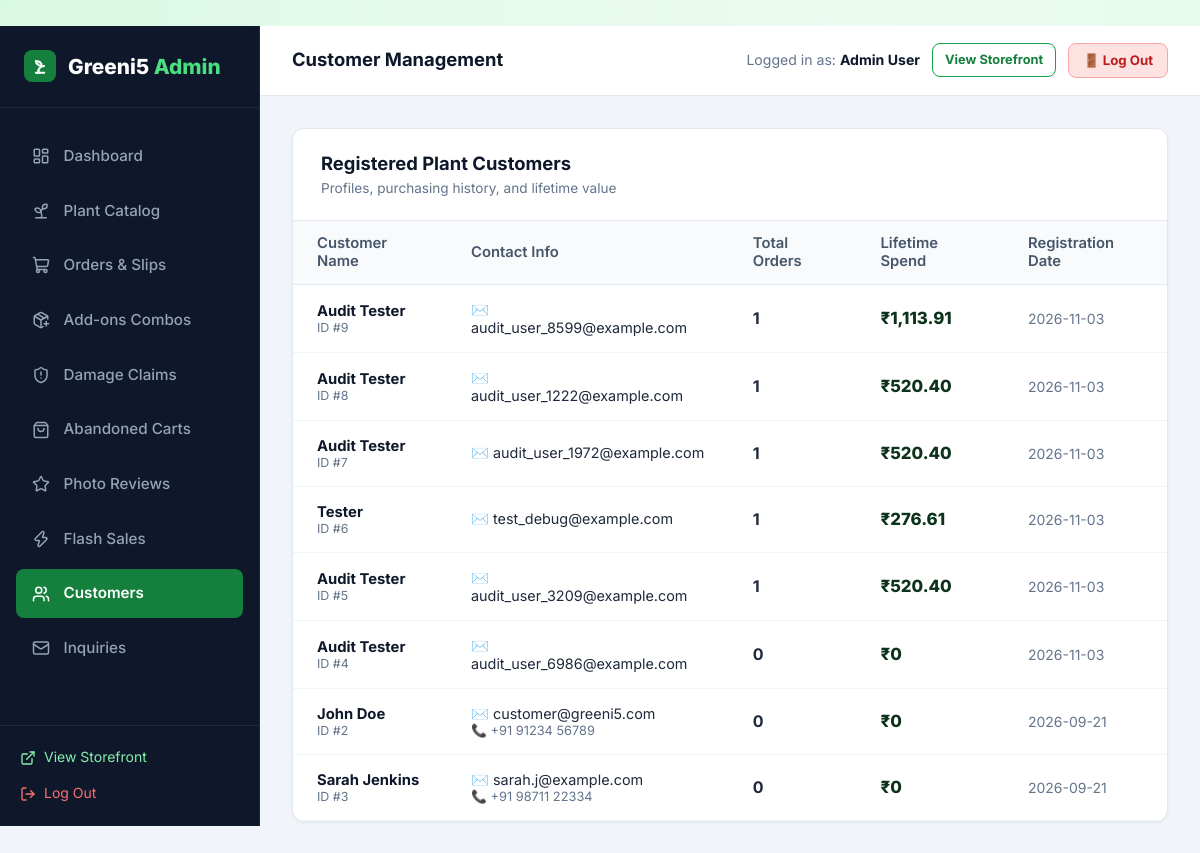
The app's page /admin/customers (signed in), older data.
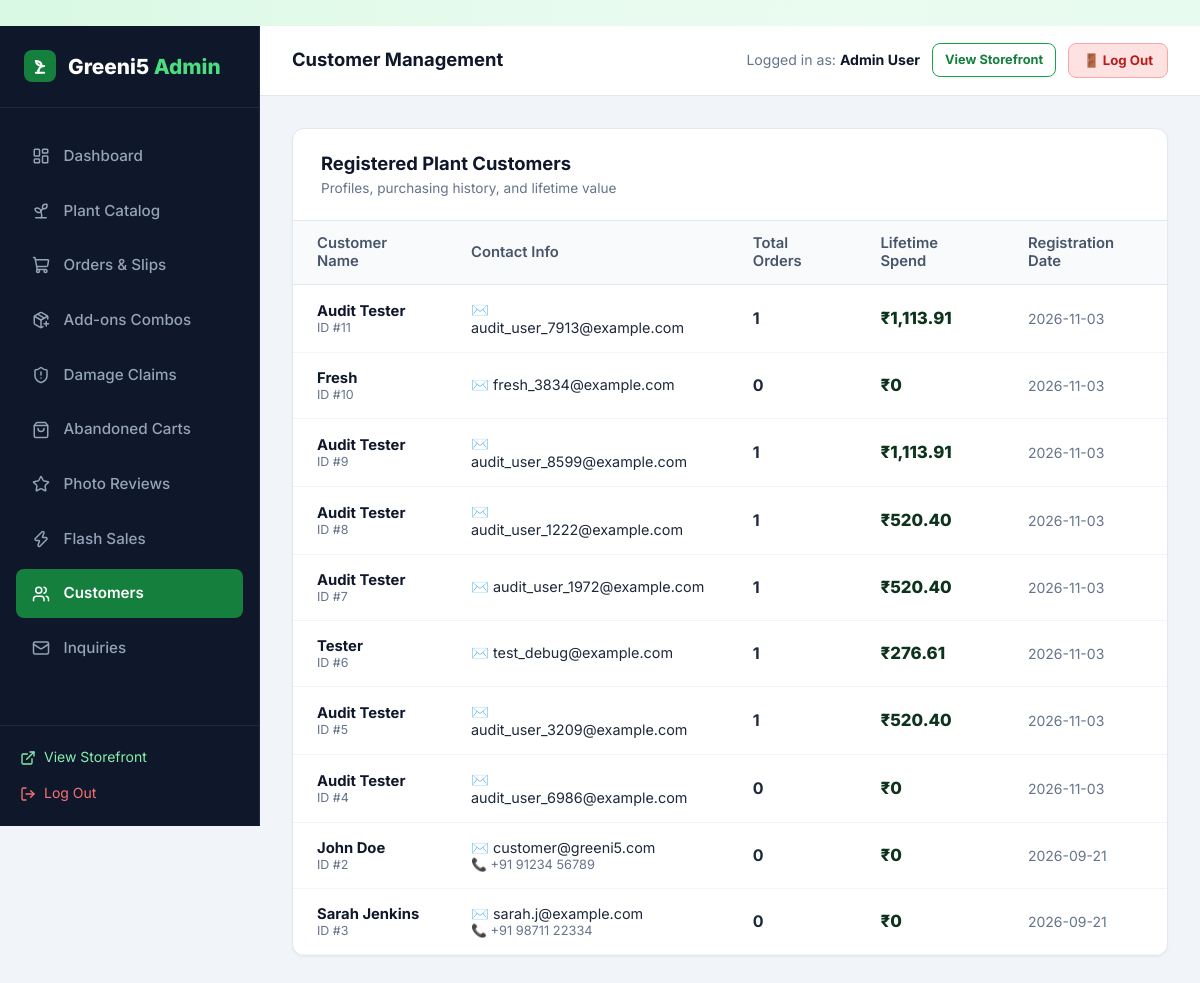
The same page, newer data.
### tables this page shows
CREATE TABLE users (
    id INTEGER PRIMARY KEY AUTOINCREMENT,
    name TEXT NOT NULL,
    email TEXT UNIQUE NOT NULL,
    password_hash TEXT NOT NULL,
    role TEXT NOT NULL DEFAULT 'customer',
    phone TEXT,
    created_at TIMESTAMP DEFAULT CURRENT_TIMESTAMP
);

### app.py (the view)
@app.route('/admin/customers')
@admin_required
def admin_customers():
    customers = query_db('''
        SELECT u.*,
               COUNT(o.id) as total_orders,
               COALESCE(SUM(o.total_amount), 0.0) as total_spent
        FROM users u
        LEFT JOIN orders o ON u.id = o.user_id AND o.order_status != "Rejected"
        WHERE u.role = "customer"
        GROUP BY u.id
        ORDER BY u.created_at DESC
    ''')
    return render_template('admin/customers.html', customers=customers)

### app.py (called while the page is built)
@app.after_request
def add_cache_control_headers(response):
    if response.content_type and 'text/html' in response.content_type:
        response.headers['Cache-Control'] = 'no-cache, no-store, must-revalidate, max-age=0'
        response.headers['Pragma'] = 'no-cache'
        response.headers['Expires'] = '0'
    return response

@app.template_filter('currency')
def currency_filter(amount):
    try:
        val = float(amount)
        return f"₹{val:,.2f}".rstrip('0').rstrip('.') if val % 1 == 0 else f"₹{val:,.2f}"
    except (ValueError, TypeError):
        return f"₹{amount}"

def admin_required(f):
    @wraps(f)
    def decorated_function(*args, **kwargs):
        if 'user_id' not in session:
            flash('Admin authentication required.', 'warning')
            return redirect(url_for('login', next=request.full_path.rstrip('?')))
        user = query_db('SELECT role FROM users WHERE id = ?', (session['user_id'],), one=True)
        if not user or user['role'] != 'admin':
            flash('Access denied. Administrator privileges required.', 'danger')
            return redirect(url_for('index'))
        return f(*args, **kwargs)
    return decorated_function

### database.py (called while the page is built)
def get_db():
    db = getattr(g, '_database', None)
    if db is None:
        db = g._database = sqlite3.connect(DATABASE)
        db.row_factory = sqlite3.Row
        db.execute('PRAGMA foreign_keys = ON;')
    return db

def query_db(query, args=(), one=False):
    cur = get_db().execute(query, args)
    rv = cur.fetchall()
    cur.close()
    return (rv[0] if rv else None) if one else rv

### templates/admin/customers.html (shortened to what this page needs)
﻿{% extends "admin/base_admin.html" %}
{% block page_title %}Customer Management{% endblock %}
{% block admin_content %}
<div class="admin-card">
  <div class="admin-card-header">
    <div>
      <h3>Registered Plant Customers</h3>
      <p style="font-size: 0.85rem; color: #64748b;">Profiles, purchasing history, and lifetime value</p>
    </div>
  </div>
  <div class="table-responsive">
    <table class="admin-table">
      <thead>
        <tr>
          <th>Customer Name</th>
          <th>Contact Info</th>
          <th>Total Orders</th>
          <th>Lifetime Spend</th>
          <th>Registration Date</th>
        </tr>
      </thead>
      <tbody>
        {% if customers %}
          {% for cust in customers %}
            <tr>
              <td>
                <div style="font-weight: 700; color: #0f172a;">{{ cust.name }}</div>
                <div style="font-size: 0.78rem; color: #64748b;">ID #{{ cust.id }}</div>
              </td>
              <td>
                <div style="font-size: 0.9rem;">✉️ {{ cust.email }}</div>
                {% if cust.phone %}
                  <div style="font-size: 0.8rem; color: #64748b;">📞 {{ cust.phone }}</div>
                {% endif %}
              </td>
              <td style="font-weight: 700; font-size: 1rem;">
                {{ cust.total_orders }}
              </td>
              <td style="font-weight: 800; font-size: 1.05rem; color: var(--primary-dark);">
                {{ cust.total_spent | currency }}
              </td>
              <td style="color: #64748b; font-size: 0.875rem;">
                {{ cust.created_at.split()[0] if cust.created_at else '2026' }}
              </td>
            </tr>
          {% endfor %}
        {% else %}
          <tr>
            <td colspan="5" style="text-align: center; padding: 3rem; color: #64748b;">
              No registered customers yet.
            </td>
          </tr>
        {% endif %}
      </tbody>
    </table>
  </div>
</div>
{% endblock %}

### templates/admin/base_admin.html (shortened to what this page needs)
<!DOCTYPE html>
<html lang="en">
<head>
  <link rel="stylesheet" href="{{ url_for('static', filename='css/style.css') }}?v={{ asset_version }}">
  <link rel="stylesheet" href="{{ url_for('static', filename='css/admin.css') }}?v={{ asset_version }}">
</head>
<body>
<div class="admin-layout">
  <aside class="admin-sidebar">
    <div class="admin-brand">
      <div class="leaf-icon" style="width: 32px; height: 32px; background: #15803d; border-radius: 8px; display: flex; align-items: center; justify-content: center; color: white;">
        <svg width="20" height="20" viewBox="0 0 24 24" fill="none" stroke="#ffffff" stroke-width="2.4" stroke-linecap="round" stroke-linejoin="round">
          <path d="M7 20h10"/>
          <path d="M10 20c0-4.4 2-8 7-8"/>
          <path d="M14 12c-3.5 0-6.5-2.5-7-6 4 0 7 2 7 6Z" fill="rgba(255,255,255,0.25)"/>
          <path d="M10 20v-3"/>
        </svg>
      </div>
      <div>Greeni5 <span>Admin</span></div>
    </div>
    <ul class="admin-nav">
      <li>
        <a href="{{ url_for('admin_dashboard') }}" class="{{ 'active' if request.endpoint == 'admin_dashboard' else '' }}">
          <i data-lucide="layout-dashboard" style="width: 18px;"></i> Dashboard
        </a>
      </li>
      <li>
        <a href="{{ url_for('admin_plants') }}" class="{{ 'active' if request.endpoint in ['admin_plants', 'admin_plant_add', 'admin_plant_edit'] else '' }}">
          <i data-lucide="sprout" style="width: 18px;"></i> Plant Catalog
        </a>
      </li>
      <li>
        <a href="{{ url_for('admin_orders') }}" class="{{ 'active' if request.endpoint == 'admin_orders' else '' }}">
          <i data-lucide="shopping-cart" style="width: 18px;"></i> Orders & Slips
        </a>
      </li>
      <li>
        <a href="{{ url_for('admin_addons') }}" class="{{ 'active' if request.endpoint == 'admin_addons' else '' }}">
          <i data-lucide="package-plus" style="width: 18px;"></i> Add-ons Combos
        </a>
      </li>
      <li>
        <a href="{{ url_for('admin_replacements') }}" class="{{ 'active' if request.endpoint == 'admin_replacements' else '' }}">
          <i data-lucide="shield-alert" style="width: 18px;"></i> Damage Claims
        </a>
      </li>
      <li>
        <a href="{{ url_for('admin_abandoned_carts') }}" class="{{ 'active' if request.endpoint == 'admin_abandoned_carts' else '' }}">
          <i data-lucide="shopping-bag" style="width: 18px;"></i> Abandoned Carts
        </a>
      </li>
      <li>
        <a href="{{ url_for('admin_reviews') }}" class="{{ 'active' if request.endpoint == 'admin_reviews' else '' }}">
          <i data-lucide="star" style="width: 18px;"></i> Photo Reviews
        </a>
      </li>
      <li>
        <a href="{{ url_for('admin_promotions') }}" class="{{ 'active' if request.endpoint == 'admin_promotions' else '' }}">
          <i data-lucide="zap" style="width: 18px;"></i> Flash Sales
        </a>
      </li>
      <li>
        <a href="{{ url_for('admin_customers') }}" class="{{ 'active' if request.endpoint == 'admin_customers' else '' }}">
          <i data-lucide="users" style="width: 18px;"></i> Customers
        </a>
      </li>
      <li>
        <a href="{{ url_for('admin_messages') }}" class="{{ 'active' if request.endpoint == 'admin_messages' else '' }}">
          <i data-lucide="mail" style="width: 18px;"></i> Inquiries
        </a>
      </li>
    </ul>
    <div class="admin-sidebar-footer">
      <a href="{{ url_for('index') }}" style="display: flex; align-items: center; gap: 0.5rem; color: #86efac; font-size: 0.875rem; margin-bottom: 0.75rem;">
        <i data-lucide="external-link" style="width: 16px;"></i> View Storefront
      </a>
      <a href="{{ url_for('logout') }}" style="display: flex; align-items: center; gap: 0.5rem; color: #f87171; font-size: 0.875rem;">
        <i data-lucide="log-out" style="width: 16px;"></i> Log Out
      </a>
    </div>
  </aside>
  <div class="admin-main">
    <header class="admin-topbar">
      <div style="font-weight: 700; font-size: 1.15rem; color: #0f172a;">
        {% block page_title %}Overview Dashboard{% endblock %}
      </div>
      <div style="display: flex; align-items: center; gap: 0.75rem;">
        <span style="font-size: 0.88rem; color: #64748b;">Logged in as: <strong style="color: #0f172a;">{{ current_user.name }}</strong></span>
        <a href="{{ url_for('index') }}" class="btn btn-outline btn-sm" style="font-size: 0.8rem; padding: 6px 12px; border-radius: 8px;">
          View Storefront
        </a>
        <a href="{{ url_for('logout') }}" class="btn btn-sm" style="background: #fee2e2; color: #b91c1c; border: 1.5px solid #fca5a5; font-size: 0.825rem; padding: 6px 14px; border-radius: 8px; font-weight: 700; text-decoration: none;">
          🚪 Log Out
        </a>
      </div>
    </header>
    <main class="admin-content">
      {% block admin_content %}{% endblock %}
    </main>
  </div>
</div>
</body>
</html>

### static/css/style.css (style rules this page uses)
:root { --primary: #16a34a; --primary-hover: #15803d; --primary-glow: rgba(34, 197, 94, 0.4); --primary-light: rgba(220, 252, 231, 0.7); --primary-border: rgba(187, 247, 208, 0.8); --accent: #f59e0b; --text-main: #0e331c; --text-muted: #3d5e49; --text-light: #73947f; --glass-bg: rgba(255, 255, 255, 0.75); --glass-bg-hover: rgba(255, 255, 255, 0.9); --glass-bg-subtle: rgba(240, 253, 244, 0.65); --glass-border: rgba(255, 255, 255, 0.85); --glass-border-green: rgba(134, 239, 172, 0.5); --glass-shadow: 0 10px 30px 0 rgba(22, 101, 52, 0.07), inset 0 1px 1px 0 rgba(255, 255, 255, 0.9); --glass-shadow-hover: 0 18px 40px 0 rgba(22, 163, 74, 0.16), inset 0 1px 2px 0 rgba(255, 255, 255, 1); --glass-blur: blur(16px); --radius-sm: 10px; --radius: 16px; --radius-lg: 24px; --radius-full: 9999px; --transition: all 0.3s cubic-bezier(0.16, 1, 0.3, 1); }
*, *::before, *::after { box-sizing: border-box; margin: 0; padding: 0; }
body { font-family: 'Inter', system-ui, -apple-system, BlinkMacSystemFont, "Segoe UI", Roboto, sans-serif; background-color: #f1fbf4; background-image: radial-gradient(at 0% 0%, rgba(187, 247, 208, 0.45) 0px, transparent 50%), radial-gradient(at 100% 0%, rgba(220, 252, 231, 0.5) 0px, transparent 50%), radial-gradient(at 50% 50%, rgba(240, 253, 244, 0.6) 0px, transparent 60%), radial-gradient(at 100% 100%, rgba(187, 247, 208, 0.4) 0px, transparent 50%); background-attachment: fixed; color: var(--text-main); line-height: 1.6; min-height: 100vh; display: flex; flex-direction: column; }
a { color: inherit; text-decoration: none; transition: var(--transition); }
.btn { display: inline-flex; align-items: center; justify-content: center; gap: 0.5rem; padding: 0.72rem 1.6rem; border-radius: var(--radius-full); font-weight: 700; font-size: 0.95rem; border: 1px solid transparent; cursor: pointer; position: relative; overflow: hidden; transition: var(--transition); }
.btn-outline { background: rgba(255, 255, 255, 0.7); backdrop-filter: blur(8px); border: 1.5px solid var(--primary); color: #15803d; box-shadow: var(--shadow-sm); }
.btn-sm { padding: 0.45rem 1.05rem; font-size: 0.85rem; }

### static/css/admin.css (style rules this page uses)
.admin-sidebar { background: #0f172a; color: #f8fafc; display: flex; flex-direction: column; position: sticky; top: 0; height: 100vh; border-right: 1px solid #1e293b; }
.admin-brand { padding: 1.5rem; display: flex; align-items: center; gap: 0.75rem; font-size: 1.3rem; font-weight: 800; color: #ffffff; border-bottom: 1px solid #1e293b; }
.admin-brand span { color: #4ade80; }
.admin-nav { padding: 1.5rem 1rem; flex: 1; list-style: none; display: flex; flex-direction: column; gap: 0.4rem; }
.admin-nav a { display: flex; align-items: center; gap: 0.85rem; padding: 0.75rem 1rem; border-radius: 8px; color: #94a3b8; font-size: 0.95rem; font-weight: 500; transition: all 0.2s; }
.admin-nav a:hover, .admin-nav a.active { background: #1e293b; color: #ffffff; }
.admin-nav a.active { background: #15803d; color: #ffffff; font-weight: 600; }
.admin-sidebar-footer { padding: 1.25rem; border-top: 1px solid #1e293b; }
.admin-main { display: flex; flex-direction: column; min-width: 0; }
.admin-topbar { background: #ffffff; height: 70px; border-bottom: 1px solid #e2e8f0; display: flex; align-items: center; justify-content: space-between; padding: 0 2rem; position: sticky; top: 0; z-index: 50; }
.admin-content { padding: 2rem; flex: 1; }
.admin-card { background: #ffffff; border: 1px solid #e2e8f0; border-radius: 12px; overflow: hidden; box-shadow: 0 1px 3px rgba(0,0,0,0.05); margin-bottom: 2rem; }
.admin-card-header { padding: 1.25rem 1.75rem; border-bottom: 1px solid #e2e8f0; display: flex; align-items: center; justify-content: space-between; }
.admin-card-header h3 { font-size: 1.15rem; font-weight: 700; color: #0f172a; }
.table-responsive { width: 100%; overflow-x: auto; }
.admin-table { width: 100%; border-collapse: collapse; text-align: left; font-size: 0.925rem; }
.admin-table th { background: #f8fafc; padding: 0.85rem 1.5rem; font-weight: 600; color: #475569; border-bottom: 1px solid #e2e8f0; }
.admin-table td { padding: 1rem 1.5rem; border-bottom: 1px solid #f1f5f9; color: #1e293b; vertical-align: middle; }

Row changes from the older to the newer data that the page shows:
added users: name "Audit Tester", id "11", email "audit_user_7913@example.com", total_orders "1", total_spent "₹1,113.91", created_at "2026-11-03"
added users: name "Fresh", id "10", email "fresh_3834@example.com", total_orders "0", total_spent "₹0", created_at "2026-11-03"
